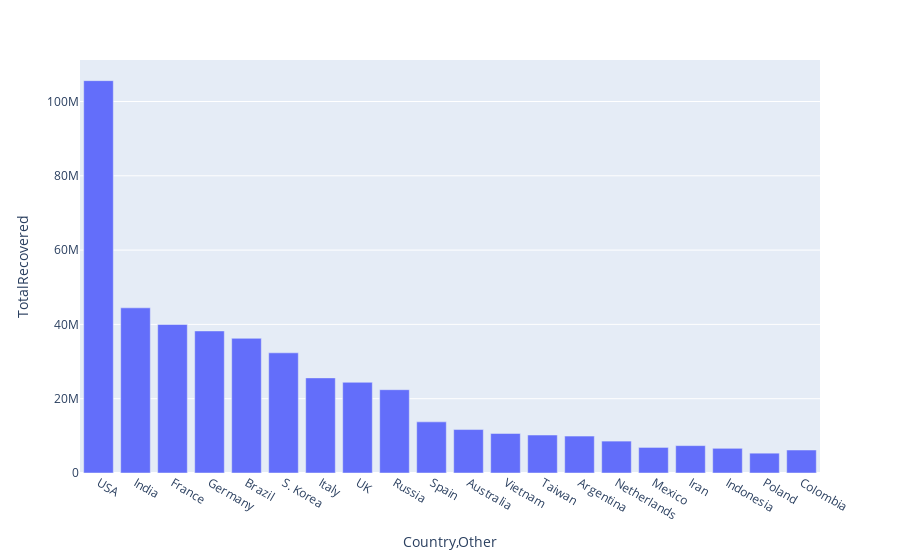

The notebook cell saved with this chart:
### Code cell
import plotly.express as px
fig = px.bar(df, x='Country,Other', y='TotalRecovered')
fig.show()

### Figure 1 — Plotly figure (JSON) as saved in the notebook; plotly's stock layout.template omitted (floating-point values rounded to 4 significant figures)
{"data": [{"alignmentgroup": "True", "hovertemplate": "Country,Other=%{x}<br>TotalRecovered=%{y}<extra></extra>", "legendgroup": "", "marker": {"color": "#636efa", "pattern": {"shape": ""}}, "name": "", "offsetgroup": "", "orientation": "v", "showlegend": false, "textposition": "auto", "type": "bar", "x": ["USA", "India", "France", "Germany", "Brazil", "S. Korea", "Italy", "UK", "Russia", "Spain", "Australia", "Vietnam", "Taiwan", "Argentina", "Netherlands", "Mexico", "Iran", "Indonesia", "Poland", "Colombia"], "xaxis": "x", "y": [105613083, 44461932, 39970918, 38240600, 36249161, 32348806, 25605377, 24411633, 22424710, 13762417, 11697166, 10640308, 10222497, 9927418, 8587380, 6885378, 7371038, 6645399, 5335940, 6190683], "yaxis": "y"}], "layout": {"barmode": "relative", "legend": {"tracegroupgap": 0}, "margin": {"t": 60}, "xaxis": {"anchor": "y", "domain": [0, 1], "title": {"text": "Country,Other"}}, "yaxis": {"anchor": "x", "domain": [0, 1], "title": {"text": "TotalRecovered"}}}}
